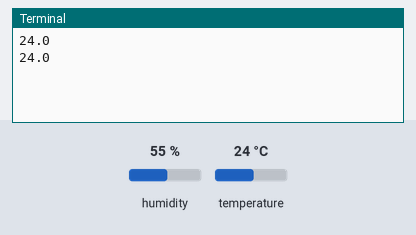
A program run on a simulated Raspberry Pi (BCM pin numbers). Shown: the last lines printed to the terminal. The test bench sets the inputs (shaded band); at power-on: temperature 24 °C, humidity 55 %.

Above: at 1.2 s.
1.3 s: temperature set to 12 °C
At 2.0 s:
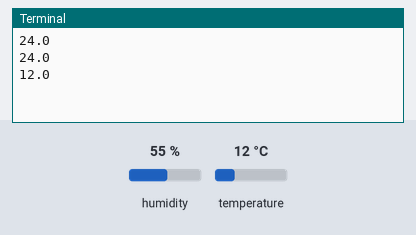
2.8 s: temperature set to 19 °C
At 3.5 s:
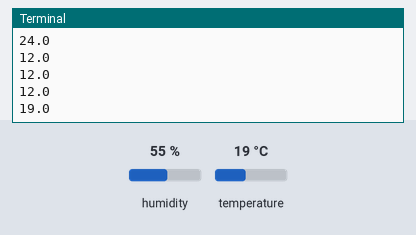
Timing chart, 0 to 5.8 s (numbered marks = the images above; inputs shaded):
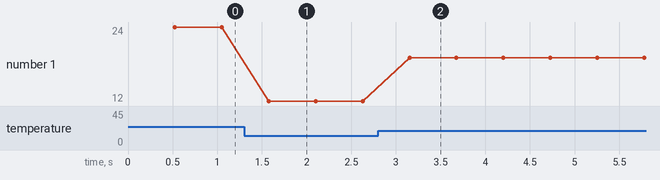

Measured:
- after the input at 1.3 s, the terminal: prints a new line after 0.28 s (image 1)
- after the input at 2.8 s, the terminal: prints a new line after 0.35 s (image 2)
- plotted number 1: 24 → 12 after the input at 1.3 s, 12 → 19 after the input at 2.8 s

The program:

dht_sample.py
```python
import sys
import Adafruit_DHT

while True:

    humidity, temperature = Adafruit_DHT.read_retry(11, 4)
    print(temperature)

    #print ('Temp: {0:0.1f} C  Humidity: {1:0.1f} %'.format(temperature, humidity))
```
